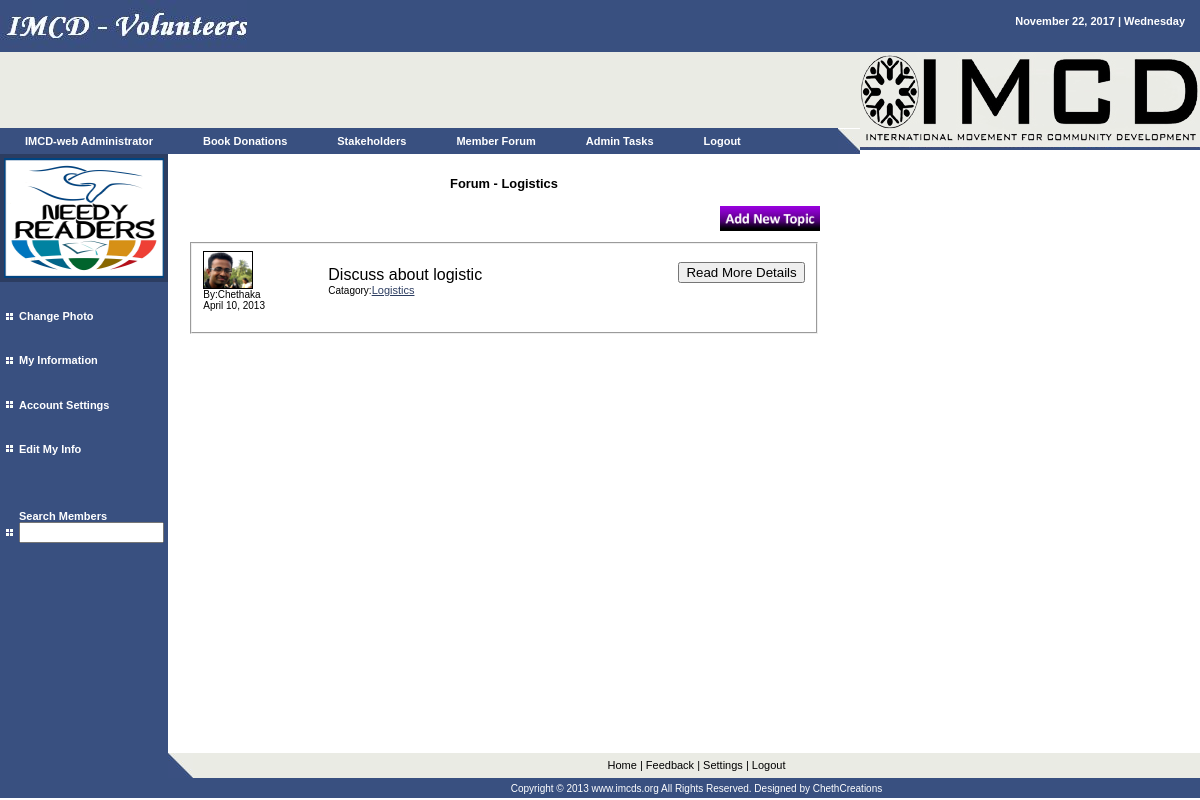
The app's page /user/Logistics.php (signed in) with its own data.
### tables this page shows
CREATE TABLE `user` (
  `uid` int(50) NOT NULL auto_increment,
  `uname` varchar(50) NOT NULL,
  `pword` varchar(200) NOT NULL,
  `fname` varchar(50) NOT NULL,
  `mname` varchar(200) NOT NULL,
  `lname` varchar(50) NOT NULL,
  `dob` varchar(50) NOT NULL,
  `country` varchar(50) NOT NULL,
  `gender` varchar(50) NOT NULL,
  `tele` varchar(50) NOT NULL,
  `email` varchar(50) NOT NULL,
  `seq` varchar(50) NOT NULL,
  `answer` varchar(50) NOT NULL,
  `year` int(10) NOT NULL,
  `fid` varchar(20) NOT NULL,
  `town` varchar(50) NOT NULL,
  `status` varchar(50) NOT NULL default 'pend',
  `utype` varchar(50) NOT NULL default 'nuser',
  PRIMARY KEY  (`uid`)
);

CREATE TABLE `forum` (
  `fuid` int(10) NOT NULL auto_increment,
  `usid` varchar(10) NOT NULL,
  `catg` varchar(100) NOT NULL,
  `subj` varchar(500) NOT NULL,
  `idea` varchar(1000) NOT NULL,
  `fdate` varchar(30) NOT NULL,
  PRIMARY KEY  (`fuid`)
);

### sess.php (called while the page is built, shortened)
<?php
$name=$_SESSION['fuser'];
$query="select * from user where uname='".$name."' ";
$result=mysql_query($query);
$new=mysql_fetch_array($result);
$f_name=$new['fname'];
$l_name=$new['lname'];
$photo=$new['mname'];
$utype=$new['utype'];
?>

### user/Logistics.php (the view, shortened to what this page needs)
<?php include('incu/header.php');
?>
<div align="center"><h3> Forum - Logistics</h3></div>
<form action="adfor.php" method="post"><div align="right"><input height="25" width="100" type="image" src="../pictures/forum.png"/></div></form>
<?php include('../server.php');
$qry1="select * from forum order by fuid desc";
$re1=mysql_query($qry1) or die("ERROR forum");
while($new=mysql_fetch_array($re1)){
$catg=$new['catg'];
$subj=$new['subj'];
$usid=$new['usid'];
$fuid=$new['fuid'];
$fdate=$new['fdate'];
$qryno22="select * from user where uid='".$usid."'";
$resulno22=mysql_query($qryno22) or die("ERROR");
$new22=mysql_fetch_array($resulno22);
$fname=$new22['fname'];
$lname=$new22['lname'];
$photo1=$new22['mname'];
$pic1=$photo1;
if($catg=="Logistics"){
echo '<fieldset>
<form method="post" action="myfrpro.php">
<table><tr><td width="110">
<input title="View '.$fname." ".$lname.' Profile" type="image" name="imageField" src="'.$pic1.'" width="48" height="36" border="1" />
<input type="hidden" name="uid" value="'.$usid.'"/>
<br><span class="style1"> By:'.$fname.'
<br>'.$fdate.'
</span>
</form>
';
echo '</td>
<td>&nbsp;&nbsp;&nbsp;&nbsp;&nbsp;&nbsp;</td>
<td width="500">';
echo ''.$subj.'<br><span class="style1"> Catagory:<a href="'.$catg.'.php">'.$catg.'</a></span></td>
<td>
<div align="right">
<form method="post" action="fdetails.php">
<input type="submit" name="vdetails" id="vdetails" value="Read More Details">
<input type="hidden" name="usid" value="'.$usid.'"/>
<input type="hidden" name="subj" value="'.$subj.'"/>
<input type="hidden" name="fuid" value="'.$fuid.'"/>
</form></div>
</td>';
echo '</tr></table></fieldset>';
}
}
?>
<?php include('incu/footer.php'); ?>

### user/incu/header.php (shortened to what this page needs)
<?php
include('../sess.php');
?>
<html>
<head>
<link rel="stylesheet" href="styles.css" type="text/css">
</head>
<body bgcolor="#ffffff" leftmargin="0" topmargin="0" marginwidth="0" marginheight="0">
<table width="100%" border="0" cellspacing="0" cellpadding="0" height="100%">
  <tr>
    <td bgcolor="#395080" height="50" valign="top">
      <table width="100%" border="0" cellspacing="0" cellpadding="0" height="100%">
        <tr>
          <td width="50%" valign="top"><a href="index.php" class="menutext"> <img name="companyname" src="images/companyname.jpg" width="247" height="50" border="0"></a></td>
          <td width="50%" valign="top">
            <table width="100%" border="0" cellspacing="0" cellpadding="15">
              <tr>
                <td valign="top" align="right" class="menutext">
				<?php echo gmdate("F d, Y | l");?>
				</td>
              </tr>
            </table>
		 </td>
        </tr>
      </table>
    </td>
  </tr>
  <tr>
    <td height="98" valign="top">
      <table width="100%" border="0" cellspacing="0" cellpadding="0" height="100%">
        <tr>
          <td valign="top" width="82%">
            <table width="100%" border="0" cellspacing="0" cellpadding="0" height="100%">
              <tr bgcolor="#EAEBE4">
                <td height="73" valign="top" bgcolor="#EAEBE4"><img src="images/spacer.gif" width="1" height="73"></td>
                <td>&nbsp;</td>
              </tr>
              <tr>
                <td height="25" bgcolor="#395080" class="menutext" nowrap width="100%">
				<ul id="menu">
    <li><a href="../user/myinfo.php" class="menutext"><?php echo $f_name." ".$l_name; ?></a></li>
    <li><a href="pe_don.php" class="menutext">Book Donations</a>
    </li>
	    <li><a href="#" class="menutext">Stakeholders</a>
    </li>
     <li><a href="forum.php" class="menutext">Member Forum</a>
    </li>
	<?php
	if($utype=='admin'){
	echo '
		    <li><a href="#" class="menutext">Admin Tasks</a>
        <ul>
            <li><a href="request.php" class="menutext"><img src="images/square.jpg" width="7" height="7"> &nbsp;&nbsp;Pending Member Requests</a></li>
			<li><a href="allstake.php" class="menutext"><img src="images/square.jpg" width="7" height="7"> &nbsp;&nbsp;All Stakeholders</a></li>
        </ul>
    </li>
	';
	}
	?>
    <li><a href="../user/logout.php" class="menutext">Logout</a>
    </li>
</ul>
				 </td>
                <td height="25" width="22" valign="bottom"><img name="triangle1" src="images/triangle1.jpg" width="22" height="25" border="0"></td>
              </tr>
            </table>
          </td>
          <td valign="top" align="right" width="340"><img name="graphic1" src="images/graphic1.jpg" width="340" height="98" border="0"></td>
        </tr>
      </table>
    </td>
  </tr>
  <tr>
    <td height="72%" valign="top">
      <table width="70%" border="0" cellspacing="0" cellpadding="0" height="100%">
        <tr>
          <td valign="top" width="152" bgcolor="#395080">
            <table width="152" border="0" cellspacing="0" cellpadding="0" height="100%">
              <tr>
                <td width="152" bgcolor="#395080" height="140" valign="top"><a href="../user/photo.php"><img border="4" name="user" src="<?php echo $photo; ?>" width="160" height="120"/></a></td>
              </tr>
              <tr>
                <td valign="top" bgcolor="#395080">
                  <table width="100%" border="0" cellspacing="0" cellpadding="3" height="300">
                    <tr>
                      <td width="10" align="right"><img src="images/square.jpg" width="7" height="7"></td>
                      <td nowrap class="menutext"><a href="../user/photo.php" class="menutext">Change Photo</a></td>
                    </tr>
					<tr>
                      <td width="10" align="right"><img src="images/square.jpg" width="7" height="7"></td>
                      <td class="menutext"><a href="../user/myinfo.php" class="menutext">My Information</a></td>
                    </tr>
                    <tr>
                      <td width="10" align="right"><img src="images/square.jpg" width="7" height="7"></td>
                      <td class="menutext"><a href="../user/editset.php" class="menutext">Account Settings</a></td>
                    </tr>
                    <tr>
                      <td width="10" align="right"><img src="images/square.jpg" width="7" height="7"></td>
                      <td class="menutext"><a href="editme.php" class="menutext">Edit My Info</a></td>
                    </tr>
					<tr>
					<td width="10" align="right"><img src="images/square.jpg" width="7" height="7"></td>
                      <td class="menutext">
					<a href="../user/logall.php" class="menutext">Search Members</a><form action="logall.php" method="post"><input type="text" name="sch" size="15"></form></td>
					</tr>
                  </table>
                </td>
              </tr>
            </table>
          </td>
		   <td valign="top" width="85%">
            <table width="100%" border="0" cellspacing="0" cellpadding="20" height="100%">
              <tr>
                <td valign="top" height="420" class="text">

### user/styles.css (style rules this page uses)
.text { font-family: Verdana, Arial, Helvetica, sans-serif; font-size: 11px; line-height: 19px; color: #000000; text-decoration: none }
a { font-family: Verdana, Arial, Helvetica, sans-serif; font-size: 11px; color: #2C3D61; text-decoration: underline }
.menutext { font-family: Verdana, Arial, Helvetica, sans-serif; font-size: 11px; font-weight: bold; color: #FFFFFF; text-decoration: none }
ul { font-family: Arial, Verdana; font-size: 14px; margin: 0; padding: 0; list-style: none; }
ul li { display: block; position: relative; float: left; }
ul li a { display: block; text-decoration: none; color: #ffffff; border-top: 0px solid #ffffff; padding: 5px 25px 5px 25px; background: #395080; margin-left: 0px; }

### records on screen
user: fname "IMCD-web", lname "Administrator", mname (picture)
forum: user.fname "Chethaka", fdate "April 10, 2013", subj "Discuss about logistic", catg "Logistics"

### other values on screen
gmdate("F d, Y | l") "November 22, 2017 | Wednesday"
